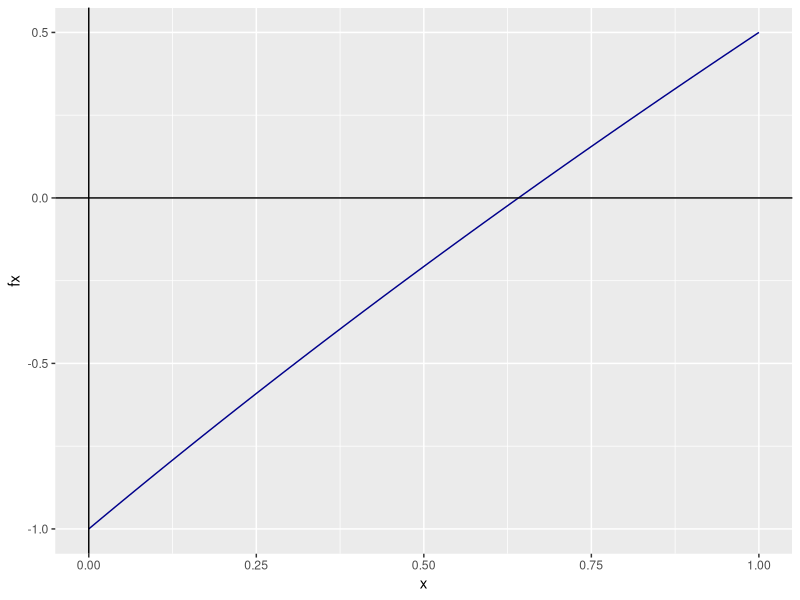
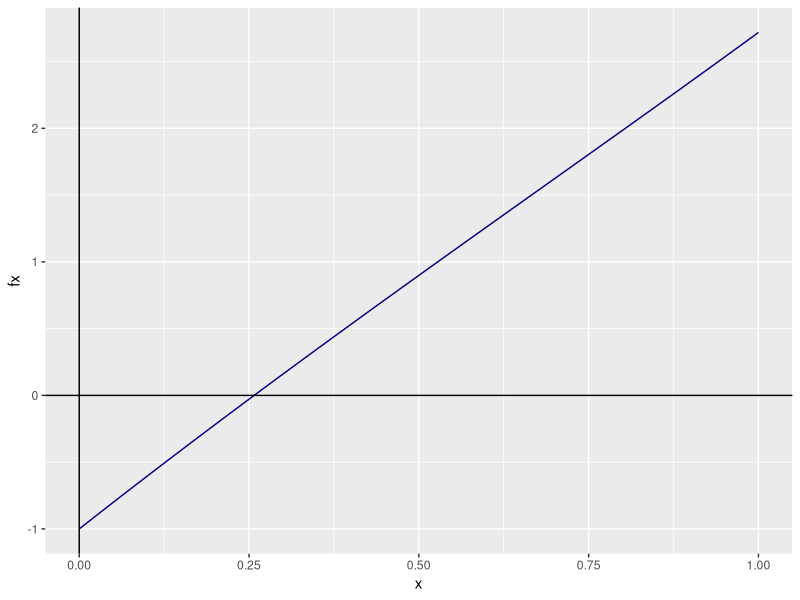
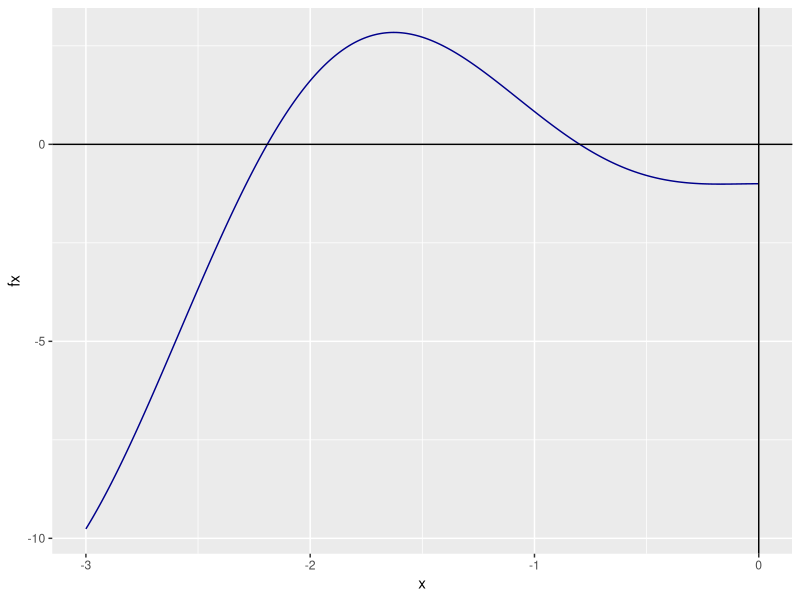
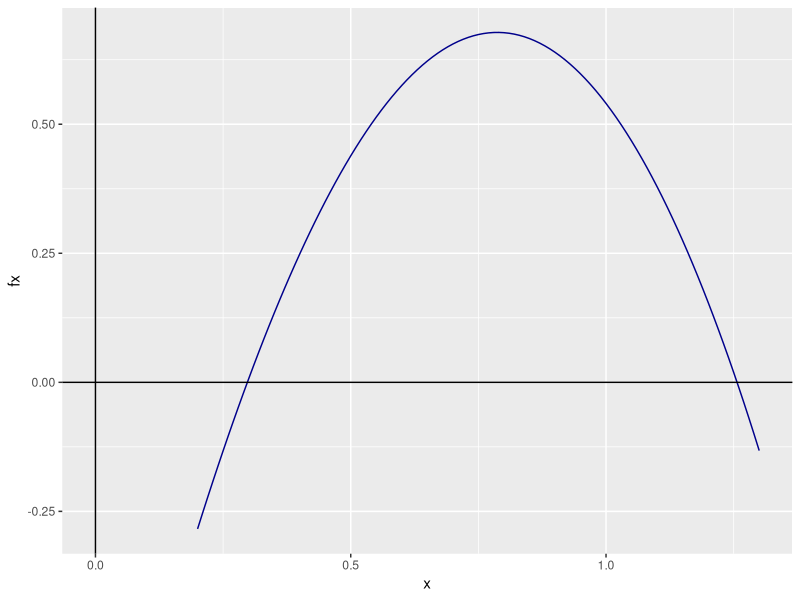
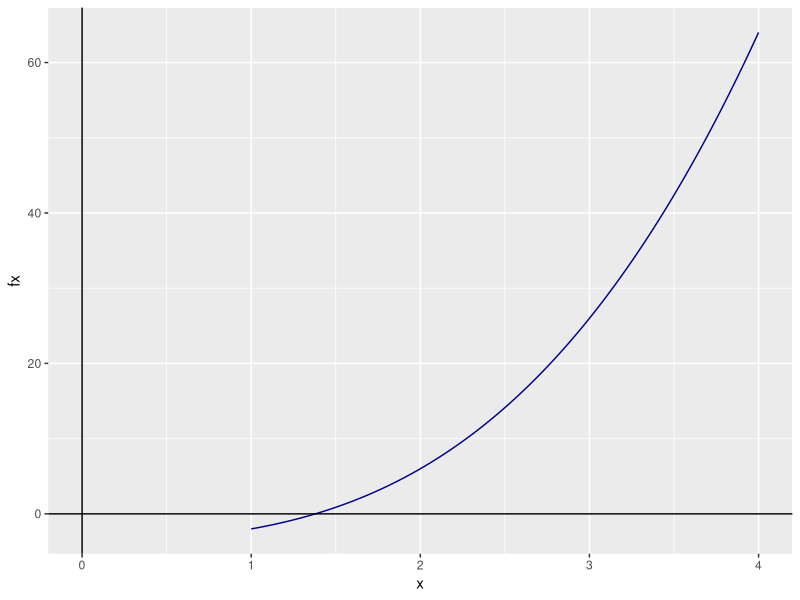
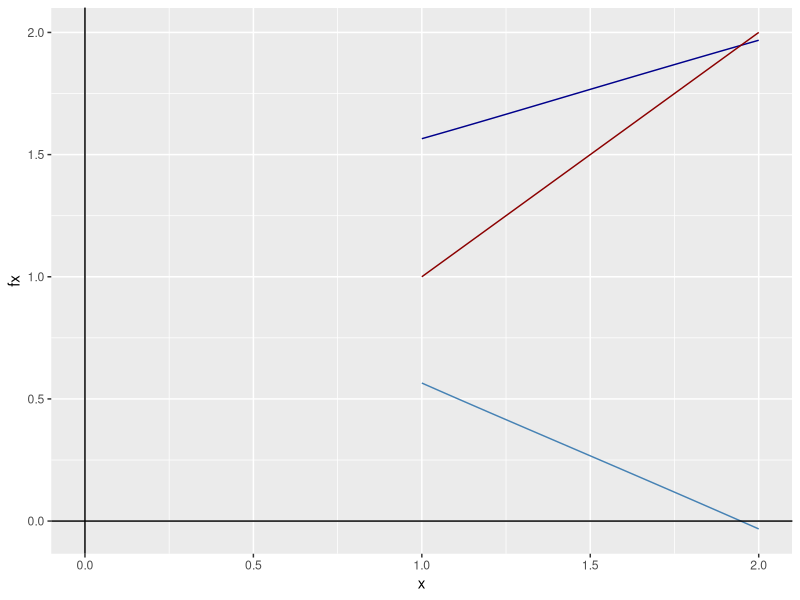
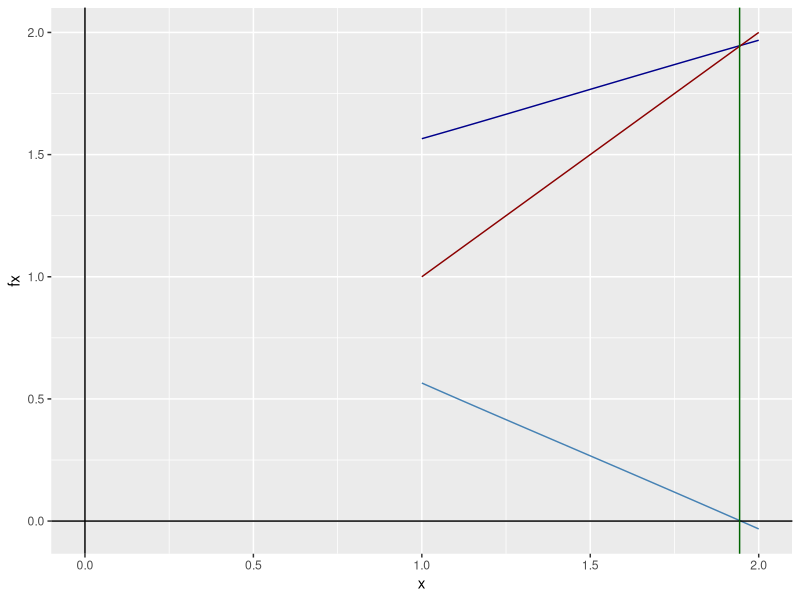
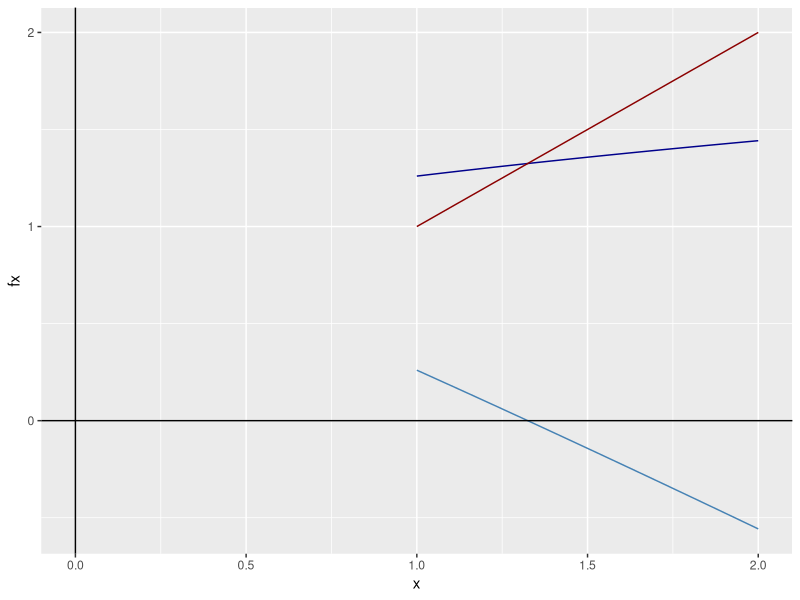

These figures' R source, in order:
## ---- chunk 1
knitr::opts_chunk$set(echo = TRUE)
library(ggplot2)
## ---- chunk 2
#Método de Bisección
Biseccion <- function(a, b, N = 100, tol) {
#Tiene por default 100 iteraciones
  
  #Instancio las listas vacias
  lista_a <- c(NULL)
  lista_b <- c(NULL)
  lista_p <- c(NULL)

  for (i in 1:N) {
    #Calculo P
    p <- (a+b)/2
    
    #Agrego el valor a cada lista
    lista_p[i] <- p
    lista_a[i] <- a
    lista_b[i] <- b
    
    #Evaluo la función en p
    fp <- f(p)
    
    #Si la f(p) es 0, entonces es raiz
    #O si esta dentro del límite tolerado
    if (fp == 0 | abs((b-a)/2) <= tol) {
      #Creo un data frame con las listas
      datos <- data.frame(lista_a, lista_b, lista_p)
      colnames(datos) <- c("A", "B", "P")
      print(datos)
      return(paste("La raiz es: ", p))
    }
    
    #Si comparten el mismo signo
    if (fp * f(a) > 0) {
      a <- p
    } else {
      b <- p
    }
  }
  
  #En el caso de que falle el método
  return(paste('El método falla luego de: ', N, ' iteraciones'))
}
## ---- chunk 3
#Método de punto fijo
PuntoFijo <- function(p0, n = 100, tol){
  #Donde p0 es la aproximación inicial
  #El número máximo de iteraciones n viene por default en 100
  #Y tol es la toleranacia al error
  
  #Instancio las listas vacias
  lista_p <- c(NULL)
  lista_gp <- c(NULL)
  
  for (i in 1:n) {
    #Calculo p
    p <- f(p0)
    
    lista_p[i] <- p0
    lista_gp[i] <- p
    
    if(abs(p-p0) <= tol){
      #Creo un data frame con las listas
      datos <- data.frame(lista_p, lista_gp)
      colnames(datos) <- c("P", "G(P)")
      print(datos)
      return(p)
    }
    
    p0 <- p
  }
  
  #En el caso de que falle el método
  return(paste('El método falla luego de: ', n, ' iteraciones'))
}
## ---- chunk 4
Newton <- function(p0, tol, n = 100){
  #Donde p0 es la aproximación inicial
  #El número máximo de iteraciones n viene por default en 100
  #Y tol es la toleranacia al error
  
  for (i in 1:n) {
    
    #Calculo p
    p <- p0 - (f(p0)/fprima(p0))
    
    if(abs(p-p0) <= tol){
      return(p)
    }
    
    p0 <- p
    
  }
  
  #En el caso de que falle el método
  return(paste('El método falla luego de: ', n, ' iteraciones'))
}

## ---- chunk 5

Secante <- function(p0, p1, tol, n = 100){
  
  q0 = f(p0)
  q1 = f(p1)
  
  for (i in 2:n) {
    
    p = p1 - q1 * (p1 - p0) / (q1 - q0)
    
    if (abs(p-p1) < tol){
      return(p)
    }
    
    p0 = p1
    q0 = q1
    p1 = p
    q1 = f(p)
    
  }
  
  return(paste("El método falló luego de ", n, " iteraciones"))
}

## ---- chunk 6

FalsaPosicion <- function(p0, p1, tol, n = 100){
  
  q0 <- f(p0)
  q1 <- f(p1)
  
  for (i in 2:n){
    p = p1 -q1*(p1-p0)/(q1-q0)
    
    if (abs(p-p1) < tol){
      return(p)
    }
    
    q = f(p)
    
    if (q*q1 < 0){
      p0 <- p1
      q0 <- q1
    }
    
    p1 <- p
    q1 <- q
  }
  
  return(paste("El método falló luego de ", n, " iteraciones"))
}

## ---- chunk 7
f <- function(x){
  return(x-2^(-x))
}

#Instancio un vector que me va a indicar los puntos en la función
x <- seq(0, 1, by = 0.01)

#Genero los puntos
fx <- f(x)

#Creo un data frame con los x e y
df <- data.frame(x, fx)

#Instancio los datos
gg_fx <- ggplot(data = df)

#Agrego la capa con los datos
gg_fx <- gg_fx + aes(x = x, y = fx)

#Est grafica una linea
gg_fx <- gg_fx + geom_line(linetype = 1, colour = "darkblue")

#Agrego el eje X
gg_fx <- gg_fx + geom_vline(xintercept = 0, linetype = 1)

#Agrego el eje Y
gg_fx <- gg_fx + geom_hline(yintercept = 0, linetype = 1)

#Grafico
gg_fx

## ---- chunk 8
Biseccion(a = 0.5,b = 1, tol = 0.00001)
## ---- chunk 9
f <- function(x){
  return(exp(x) - x^2+3*x - 2)
}

#Instancio un vector que me va a indicar los puntos en la función
x <- seq(0, 1, by = 0.01)

#Genero los puntos
fx <- f(x)

#Creo un data frame con los x e y
df <- data.frame(x, fx)

#Instancio los datos
gg_fx <- ggplot(data = df)

#Agrego la capa con los datos
gg_fx <- gg_fx + aes(x = x, y = fx)

#Est grafica una linea
gg_fx <- gg_fx + geom_line(linetype = 1, colour = "darkblue")

#Agrego el eje X
gg_fx <- gg_fx + geom_vline(xintercept = 0, linetype = 1)

#Agrego el eje Y
gg_fx <- gg_fx + geom_hline(yintercept = 0, linetype = 1)

#Grafico
gg_fx

## ---- chunk 10
Biseccion(a = 0,b = 0.5, tol = 0.00001)
## ---- chunk 11
f <- function(x){
  return(2*x*cos(2*x)-(x+1)^2)
}

#Instancio un vector que me va a indicar los puntos en la función
x <- seq(-3, 0, by = 0.01)

#Genero los puntos
fx <- f(x)

#Creo un data frame con los x e y
df <- data.frame(x, fx)

#Instancio los datos
gg_fx <- ggplot(data = df)

#Agrego la capa con los datos
gg_fx <- gg_fx + aes(x = x, y = fx)

#Est grafica una linea
gg_fx <- gg_fx + geom_line(linetype = 1, colour = "darkblue")

#Agrego el eje X
gg_fx <- gg_fx + geom_vline(xintercept = 0, linetype = 1)

#Agrego el eje Y
gg_fx <- gg_fx + geom_hline(yintercept = 0, linetype = 1)

#Grafico
gg_fx

## ---- chunk 12
Biseccion(a = -3,b = -2, tol = 0.00001)
Biseccion(a = -1,b = 0, tol = 0.00001)
## ---- chunk 13
f <- function(x){
  return(x*cos(x)-2*x^2+3*x-1)
}

#Instancio un vector que me va a indicar los puntos en la función
x <- seq(0.2, 1.3, by = 0.01)

#Genero los puntos
fx <- f(x)

#Creo un data frame con los x e y
df <- data.frame(x, fx)

#Instancio los datos
gg_fx <- ggplot(data = df)

#Agrego la capa con los datos
gg_fx <- gg_fx + aes(x = x, y = fx)

#Est grafica una linea
gg_fx <- gg_fx + geom_line(linetype = 1, colour = "darkblue")

#Agrego el eje X
gg_fx <- gg_fx + geom_vline(xintercept = 0, linetype = 1)

#Agrego el eje Y
gg_fx <- gg_fx + geom_hline(yintercept = 0, linetype = 1)

#Grafico
gg_fx

## ---- chunk 14
Biseccion(a = 0.25,b = 0.5, tol = 0.00001)
Biseccion(a = 1,b = 1.5, tol = 0.00001)
## ---- chunk 15
f <- function(x){
  return(x^3+x-4)
}

#Instancio un vector que me va a indicar los puntos en la función
x <- seq(1, 4, by = 0.01)

#Genero los puntos
fx <- f(x)

#Creo un data frame con los x e y
df <- data.frame(x, fx)

#Instancio los datos
gg_fx <- ggplot(data = df)

#Agrego la capa con los datos
gg_fx <- gg_fx + aes(x = x, y = fx)

#Est grafica una linea
gg_fx <- gg_fx + geom_line(linetype = 1, colour = "darkblue")

#Agrego el eje X
gg_fx <- gg_fx + geom_vline(xintercept = 0, linetype = 1)

#Agrego el eje Y
gg_fx <- gg_fx + geom_hline(yintercept = 0, linetype = 1)

#Grafico
gg_fx

## ---- chunk 16
Biseccion(a = 1,b = 4, tol = 0.001)
## ---- chunk 17
#La función del ejercicio
f <- function(x){
  return((3*x^2+3)^(1/4))
}
#La función para graficar la raiz
g <- function(x){
  return(-x+(3*x^2+3)^(1/4))
}

#Instancio un vector que me va a indicar los puntos en la función
x <- seq(1, 2, by = 0.01)

#Genero los puntos
fx <- f(x)

#Creo un data frame con los x e y
df <- data.frame(x, fx)

#Instancio los datos
gg_fx <- ggplot(data = df)

#Agrego la capa con los datos
gg_fx <- gg_fx + aes(x = x, y = fx)

#Grafica la función del ejercicio
gg_fx <- gg_fx + geom_line(linetype = 1, colour = "darkblue")

#Gráfico x = y
gg_fx <- gg_fx + geom_line(aes(y = x), colour = "darkred")

#Gráfico la función del ejercicio donde esta la raiz
gg_fx <- gg_fx + geom_line(aes(x = x, y = g(x)), colour = "steelblue")

#Agrego el eje X
gg_fx <- gg_fx + geom_vline(xintercept = 0, linetype = 1)

#Agrego el eje Y
gg_fx <- gg_fx + geom_hline(yintercept = 0, linetype = 1)

#Grafico
gg_fx
## ---- chunk 18
this_could_go_wrong <- tryCatch(
  PuntoFijo(p0 = 1, tol = 0.01),
  error = function(e){print("Error")})

if (this_could_go_wrong != "Error"){
  raiz <- this_could_go_wrong
  print(paste("La raiz es: ", raiz)) 
}
## ---- chunk 19
#Agrego la linea recta que une los puntos entre la función del ejercicio, el punto fijo y la raiz
gg_fx <- gg_fx + geom_vline(xintercept = raiz, linetype = 1, colour="darkgreen")

gg_fx
## ---- chunk 20
#La función del ejercicio
f <- function(x){
  return((x+1)^(1/3))
}
#La función para graficar la raiz
g <- function(x){
  return(-x+(x+1)^(1/3))
}

#Instancio un vector que me va a indicar los puntos en la función
x <- seq(1, 2, by = 0.01)

#Genero los puntos
fx <- f(x)

#Creo un data frame con los x e y
df <- data.frame(x, fx)

#Instancio los datos
gg_fx <- ggplot(data = df)

#Agrego la capa con los datos
gg_fx <- gg_fx + aes(x = x, y = fx)

#Grafica la función del ejercicio
gg_fx <- gg_fx + geom_line(linetype = 1, colour = "darkblue")

#Gráfico x = y
gg_fx <- gg_fx + geom_line(aes(y = x), colour = "darkred")

#Gráfico la función del ejercicio donde esta la raiz
gg_fx <- gg_fx + geom_line(aes(x = x, y = g(x)), colour = "steelblue")

#Agrego el eje X
gg_fx <- gg_fx + geom_vline(xintercept = 0, linetype = 1)

#Agrego el eje Y
gg_fx <- gg_fx + geom_hline(yintercept = 0, linetype = 1)

#Grafico
gg_fx
## ---- chunk 21
this_could_go_wrong <- tryCatch(
  PuntoFijo(p0 = 1, tol = 0.01),
  error = function(e){print("Error")})

if (this_could_go_wrong != "Error"){
  raiz <- this_could_go_wrong
  print(paste("La raiz es: ", raiz)) 
}
## ---- chunk 22
#Agrego la linea recta que une los puntos entre la función del ejercicio, el punto fijo y la raiz
gg_fx <- gg_fx + geom_vline(xintercept = raiz, linetype = 1, colour="darkgreen")

gg_fx
## ---- chunk 23
#La función del ejercicio
f <- function(x){
  return( pi + 0.5 * sin(x/2))
}
#La función para graficar la raiz
g <- function(x){
  return(-x+ pi + 0.5 * sin(x/2))
}

#Instancio un vector que me va a indicar los puntos en la función
x <- seq(0, 2*pi, by = 0.01)

#Genero los puntos
fx <- f(x)

#Creo un data frame con los x e y
df <- data.frame(x, fx)

#Instancio los datos
gg_fx <- ggplot(data = df)

#Agrego la capa con los datos
gg_fx <- gg_fx + aes(x = x, y = fx)

#Grafica la función del ejercicio
gg_fx <- gg_fx + geom_line(linetype = 1, colour = "darkblue")

#Gráfico x = y
gg_fx <- gg_fx + geom_line(aes(y = x), colour = "darkred")

#Gráfico la función del ejercicio donde esta la raiz
gg_fx <- gg_fx + geom_line(aes(x = x, y = g(x)), colour = "steelblue")

#Agrego el eje X
gg_fx <- gg_fx + geom_vline(xintercept = 0, linetype = 1)

#Agrego el eje Y
gg_fx <- gg_fx + geom_hline(yintercept = 0, linetype = 1)

#Grafico
gg_fx
## ---- chunk 24
this_could_go_wrong <- tryCatch(
  PuntoFijo(p0 = 3.5, tol = 0.01),
  error = function(e){print("Error")})

if (this_could_go_wrong != "Error"){
  raiz <- this_could_go_wrong
  print(paste("La raiz es: ", raiz)) 
}
## ---- chunk 25
this_could_go_wrong <- tryCatch(
  PuntoFijo(p0 = 3.5, tol = 0.0001),
  error = function(e){print("Error")})

if (this_could_go_wrong != "Error"){
  raiz <- this_could_go_wrong
  print(paste("La raiz es: ", raiz)) 
}
## ---- chunk 26
#Agrego la linea recta que une los puntos entre la función del ejercicio, el punto fijo y la raiz
gg_fx <- gg_fx + geom_vline(xintercept = raiz, linetype = 1, colour="darkgreen")

gg_fx
## ---- chunk 27
f <- function(x){
  return(-x^3 -cos(x))
}

#Instancio un vector que me va a indicar los puntos en la función
x <- seq(-3, 3, by = 0.01)

#Genero los puntos
fx <- f(x)

#Creo un data frame con los x e y
df <- data.frame(x, fx)

#Instancio los datos
gg_fx <- ggplot(data = df)

#Agrego la capa con los datos
gg_fx <- gg_fx + aes(x = x, y = fx)

#Est grafica una linea
gg_fx <- gg_fx + geom_line(linetype = 1, colour = "darkblue")

#Agrego el eje X
gg_fx <- gg_fx + geom_vline(xintercept = 0, linetype = 1)

#Agrego el eje Y
gg_fx <- gg_fx + geom_hline(yintercept = 0, linetype = 1)

#Grafico
gg_fx
## ---- chunk 28
fprima <- D(expression(-x^3 -cos(x)), "x")

fprima

fprima <- function(x){
  return(-(3 * x^2 - sin(x)))
}

Newton(p0 = -1, tol = 0.001)

this_could_go_wrong <- tryCatch(
  Newton(p0 = 0, tol = 0.001),
  error = function(e){print("Error")})

if (this_could_go_wrong != "Error"){
  raiz <- this_could_go_wrong
  print(paste("La raiz es: ", raiz)) 
}
## ---- chunk 29
f <- function(x){
  return(x^2 - 6)
}

#Instancio un vector que me va a indicar los puntos en la función
x <- seq(0, 4, by = 0.1)

#Genero los puntos
fx <- f(x)

#Creo un data frame con los x e y
df <- data.frame(x, fx)

#Instancio los datos
gg_fx <- ggplot(data = df)

#Agrego la capa con los datos
gg_fx <- gg_fx + aes(x = x, y = fx)

#Est grafica una linea
gg_fx <- gg_fx + geom_line(linetype = 1, colour = "darkblue")

#Agrego el eje X
gg_fx <- gg_fx + geom_vline(xintercept = 0, linetype = 1)

#Agrego el eje Y
gg_fx <- gg_fx + geom_hline(yintercept = 0, linetype = 1)

#Grafico
gg_fx
## ---- chunk 30
Secante(p0 = 3, p1 = 2, tol = 0.1)
## ---- chunk 31
FalsaPosicion(p0 = 3, p1 = 2, tol = 0.1)
## ---- chunk 32
f <- function(x){
  return(x^3 - 2*x^2 - 5)
}

#Instancio un vector que me va a indicar los puntos en la función
x <- seq(1, 4, by = 0.1)

#Genero los puntos
fx <- f(x)

#Creo un data frame con los x e y
df <- data.frame(x, fx)

#Instancio los datos
gg_fx <- ggplot(data = df)

#Agrego la capa con los datos
gg_fx <- gg_fx + aes(x = x, y = fx)

#Est grafica una linea
gg_fx <- gg_fx + geom_line(linetype = 1, colour = "darkblue")

#Agrego el eje X
gg_fx <- gg_fx + geom_vline(xintercept = 0, linetype = 1)

#Agrego el eje Y
gg_fx <- gg_fx + geom_hline(yintercept = 0, linetype = 1)

#Grafico
gg_fx
## ---- chunk 33
fprima <- D(expression(x^3 - 2*x^2 - 5), "x")

fprima

fprima <- function(x){
  return(3 * x^2 - 2 * (2 * x))
}

Newton(p0 = 2.5, tol = 0.001)
## ---- chunk 34
f <- function(x){
  return(x^3 - 3*x^2 - 1)
}

#Instancio un vector que me va a indicar los puntos en la función
x <- seq(-3, 5, by = 0.1)

#Genero los puntos
fx <- f(x)

#Creo un data frame con los x e y
df <- data.frame(x, fx)

#Instancio los datos
gg_fx <- ggplot(data = df)

#Agrego la capa con los datos
gg_fx <- gg_fx + aes(x = x, y = fx)

#Est grafica una linea
gg_fx <- gg_fx + geom_line(linetype = 1, colour = "darkblue")

#Agrego el eje X
gg_fx <- gg_fx + geom_vline(xintercept = 0, linetype = 1)

#Agrego el eje Y
gg_fx <- gg_fx + geom_hline(yintercept = 0, linetype = 1)

#Grafico
gg_fx
## ---- chunk 35
fprima <- D(expression(x^3 - 3*x^2 - 1), "x")

fprima

fprima <- function(x){
  return(3 * x^2 - 3 * (2 * x))
}

Newton(p0 = 2.5, tol = 0.001)
## ---- chunk 36
f <- function(x){
  return(x - cos(x))
}

#Instancio un vector que me va a indicar los puntos en la función
x <- seq(0, 2, by = 0.1)

#Genero los puntos
fx <- f(x)

#Creo un data frame con los x e y
df <- data.frame(x, fx)

#Instancio los datos
gg_fx <- ggplot(data = df)

#Agrego la capa con los datos
gg_fx <- gg_fx + aes(x = x, y = fx)

#Est grafica una linea
gg_fx <- gg_fx + geom_line(linetype = 1, colour = "darkblue")

#Agrego el eje X
gg_fx <- gg_fx + geom_vline(xintercept = 0, linetype = 1)

#Agrego el eje Y
gg_fx <- gg_fx + geom_hline(yintercept = 0, linetype = 1)

#Grafico
gg_fx
## ---- chunk 37
fprima <- D(expression(x - cos(x)), "x")

fprima

fprima <- function(x){
  return(1 + sin(x))
}

Newton(p0 = 0.75, tol = 0.001)
## ---- chunk 38
f <- function(x){
  return(x - 0.8 - 0.2 * sin(x))
}

#Instancio un vector que me va a indicar los puntos en la función
x <- seq(0, 2, by = 0.1)

#Genero los puntos
fx <- f(x)

#Creo un data frame con los x e y
df <- data.frame(x, fx)

#Instancio los datos
gg_fx <- ggplot(data = df)

#Agrego la capa con los datos
gg_fx <- gg_fx + aes(x = x, y = fx)

#Est grafica una linea
gg_fx <- gg_fx + geom_line(linetype = 1, colour = "darkblue")

#Agrego el eje X
gg_fx <- gg_fx + geom_vline(xintercept = 0, linetype = 1)

#Agrego el eje Y
gg_fx <- gg_fx + geom_hline(yintercept = 0, linetype = 1)

#Grafico
gg_fx
## ---- chunk 39
fprima <- D(expression(x - 0.8 - 0.2 * sin(x)), "x")

fprima

fprima <- function(x){
  return(1 - 0.2 * cos(x))
}

Newton(p0 = 0.75, tol = 0.001)
## ---- chunk 40
Secante(p0 = 2.5, p1 = 3, tol = 0.001)
## ---- chunk 41
FalsaPosicion(p0 = 2.5, p1 = 3, tol = 0.00001)
## ---- chunk 42
Secante(p0 = 3, p1 = 4, tol = 0.0001)
## ---- chunk 43
FalsaPosicion(p0 = 3, p1 = 4, tol = 0.0001)
## ---- chunk 44
Secante(p0 = 0.5, p1 = 0.75, tol = 0.0001)
## ---- chunk 45
FalsaPosicion(p0 = 0.5, p1 = 0.75, tol = 0.0001)
## ---- chunk 46
Secante(p0 = 0.75, p1 = 1, tol = 0.0001)
## ---- chunk 47
FalsaPosicion(p0 = 0.75, p1 = 1, tol = 0.0001)
